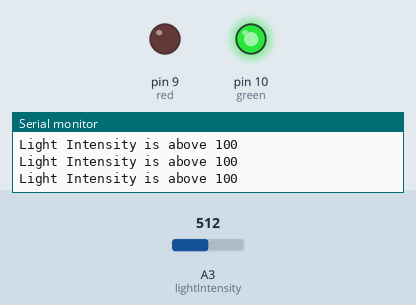
A sketch run on a simulated Arduino Uno, built with avr-gcc and run on an emulated ATmega328P. On the bench: output pins drawn as LEDs (lit = HIGH), the last lines printed to the serial monitor. Inputs (shaded band) come from the test bench; at power-on: A3 (lightIntensity) = 512.

Above: at 1.2 s.
1.3 s: A3 (lightIntensity) set to 109
2.8 s: A3 (lightIntensity) set to 94
At 3.1 s:
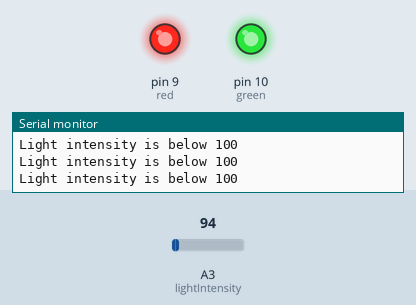
Timing chart, 0 to 5.8 s (numbered marks = the images above; inputs shaded):
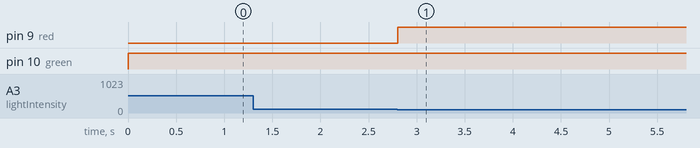

Measured:
- the behaviour switches between 100 and 99 on A3 (lightIntensity) (found by bisection; images 0 and 1)
- after the input at 2.8 s, pin 9 (red): LOW → HIGH at once

The sketch:

light_intensity.ino
```cpp
//Include the library code:

#include<Wire.h>
//#include <hd44780.h>
//#include<hd44780ioClass/hd44780_I2exp.h>

//initialize the library with the numbers of the interface pins
//hd44780_I2Cexp lcd(0x20, I2Cexp_MCP23008, 7, 6,5,4,3,2,1, HIGH);

int red=9;
int green=10;
int lightIntensity=3;
int buzzer=2;
void setup() {
  // put your setup code here, to run once:
pinMode(red,OUTPUT);
pinMode(green,OUTPUT);
pinMode(lightIntensity,INPUT);
Serial.begin(9600);
}

void loop() {
  // put your main code here, to run repeatedly:
if(analogRead(lightIntensity)<100){
  digitalWrite(red,HIGH);
  digitalWrite(buzzer,HIGH);
 // delay(200);
  Serial.println("Light intensity is below 100");
}
else{
 digitalWrite(green, HIGH);
 Serial.println("Light Intensity is above 100");
}
}
```
